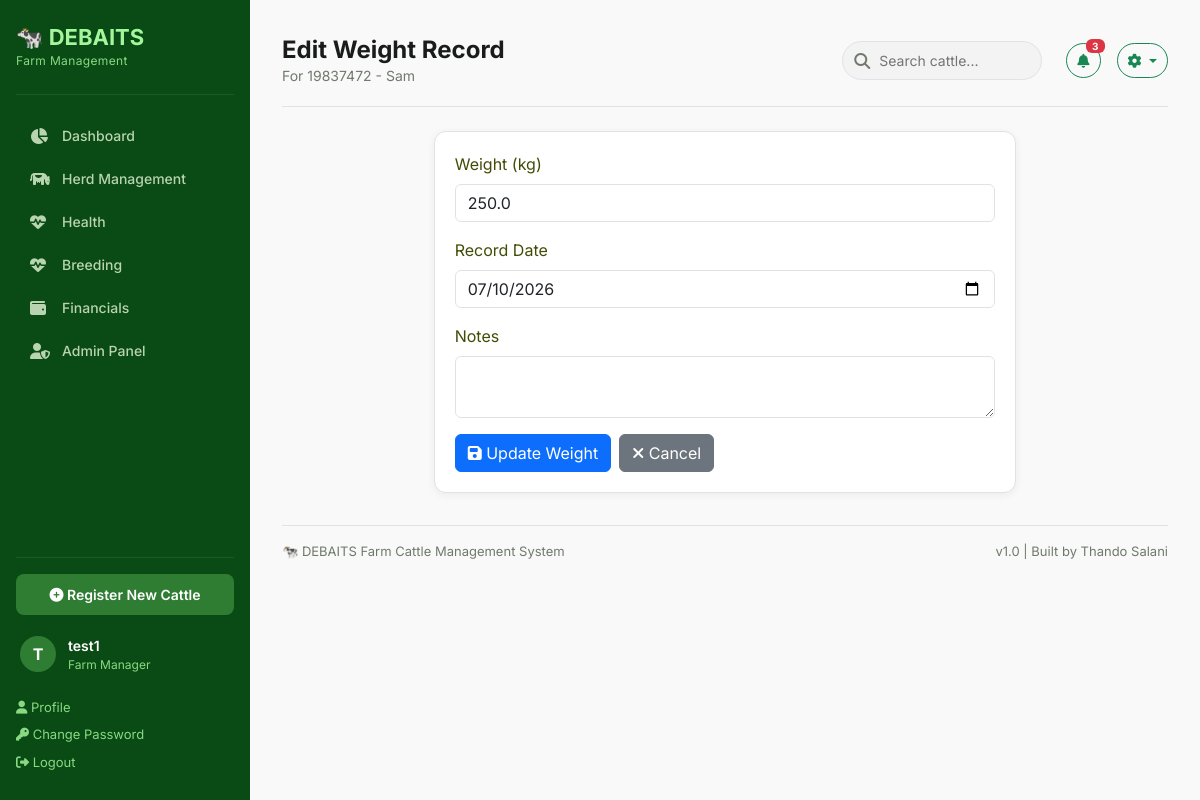
Screenshot of /weight/weight/2/edit/ (signed in) with the database file from the repository.
### cattle/models.py (models this page shows, shortened)
class Cattle(models.Model):
    gov_tag = models.CharField(
        max_length=20,
        unique=True,
        help_text="Official Government Tag number"
    )
    ear_tag = models.CharField(
        max_length=20,
        unique=True,
        null=True,
        help_text="Unique identification tag number bought for animal"
    )
    name = models.CharField(
        max_length=100,
        blank=True,
        null=True,
        help_text="Optional name for the animal"
    )
    BREED_CHOICES=[
            ('Simmental', 'Simmental'),
            ('Brahman', 'Brahman'),
            ('Charalois', 'Charalois'),
            ('Angus', 'Angus'),
            ('Hereford', 'Hereford'),
            ('Tswana', 'Tswana'),
            ('Nguni', 'Nguni'),
            ('Crossbreed', 'Crossbreed'),
            ('Other','Other'),
        ]
    breed = models.CharField(max_length=50, choices=BREED_CHOICES)
    SEX_CHOICES = [
        ('Male', 'Male'),
        ('Female', 'Female'),
    ]
    sex = models.CharField(max_length=10, choices=SEX_CHOICES)
    date_of_birth = models.DateField(blank=True, null=True)
    COLOUR_CHOICES = [
        ('Tshumu', 'Tshumu'),
        ('Tsweu', 'Tsweu'),
        ('Naana', 'Naana'),
        ('Nala', 'Nala'),
        ('Tshumo e Bothaba', 'Tshumo e bothaba'),
        ('Tshumo e Bosetha', 'Tshumo e bosetha'),
        ('Khonou', 'Khonou'),
        ('Khunwana', 'Khunwana'),
        ('Tshwaana','Tshwaana'),
        ('Tubanaa', 'Tubana'),
        ('Tshunyana', 'Tshunyana'),
        ('Tshunyana e botlhabana', 'Tshunyana e botlhabana'),
        ('Tshetlha', 'Tshetlha'),
        ('Kgweba', 'Kgweba'),
        ('Tubana', 'Tubana'),
        ('Champana', 'Champana'),
        ('Tlhaba', 'Tlhaba'),
        ('Other', 'Other'),
    ]
    colour = models.CharField(max_length=50, choices=COLOUR_CHOICES, blank=True, null=True)
    STATUS_CHOICES = [
        ('Active', 'Active'),
        ('Sold', 'Sold'),
        ('Missing', 'Missing'),
        ('Deceased', 'Deceased'),
    ]
    current_status = models.CharField(
        max_length=20,
        choices=STATUS_CHOICES,
        default='Active'
    )
    HEALTH_STATUS_CHOICES = [
        ('Healthy', 'Healthy'),
        ('Sick', 'Sick'),
        ('Injury', 'Injury'),
        ('Under Treatment', 'Under Treatment'),
        ('Quarantined', 'Qurantined'),
    ]
    health_status = models.CharField(
        max_length=20,
        choices=HEALTH_STATUS_CHOICES,
        default='Healthy'
    )
    location = models.CharField(
        max_length=100,
        default='Kraal 1',
        help_text="Current kraal"
    )
    mother_gov_tag = models.CharField(
        max_length=20,
        blank=True,
        null=True,
        help_text="Government tag of mother"
     )
    father_gov_tag = models.CharField(
        max_length=20,
        blank=True,
        null=True,
        help_text="Government tag of father"
    )
    purchase_date = models.DateField(blank=True, null=True)
    purchase_price = models.DecimalField(
        max_digits=12,
        decimal_places=2,
        blank=True,
        null=True,
        help_text="Purchase price in BWP"
    )
    source_supplier = models.CharField(
        max_length=200,
        blank=True,
        null=True,
        help_text="Where the animal was purchased from"
    )
    photo = models.ImageField(
        upload_to='cattle_photos/',
        blank=True,
        null=True,
        help_text="Upload a photo of the animal"
    )
    notes = models.TextField(blank=True, null=True)
    created_date = models.DateTimeField(auto_now_add=True)
    updated_date = models.DateTimeField(auto_now=True)
    class Meta:
        ordering = ['gov_tag']
        verbose_name_plural = "Cattle"

### weight/models.py (models this page shows, shortened)
class WeightRecord(models.Model):
    cattle = models.ForeignKey(
        Cattle,
        on_delete=models.CASCADE,
        related_name='weights'
    )
    weight_kg = models.DecimalField(
        max_digits=6,
        decimal_places=1,
        help_text="Weight in kilograms"
    )
    record_date = models.DateField(
        auto_now_add=True,
        help_text="Date of weight measurement"
    )
    notes = models.TextField(blank=True, null=True)
    created_date = models.DateTimeField(auto_now_add=True)
    updated_date = models.DateTimeField(auto_now=True)
    class Meta:
        ordering = ['-record_date']
        verbose_name_plural = "Weight Records"
        unique_together = ['cattle', 'record_date']  # One weight per day per animal

### weight/views.py (the view, shortened to what this page needs)
# urls.py: path('weight/<int:weight_id>/edit/', views.weight_record_edit, name='weight_record_edit'),
@login_required
def weight_record_edit(request, weight_id):
    weight = get_object_or_404(WeightRecord, id=weight_id)
    cattle = weight.cattle
    context = {
        'weight': weight,
        'cattle': cattle,
        'form_data': {
            'weight_kg': weight.weight_kg,
            'record_date': weight.record_date,
            'notes': weight.notes,
        },
    }
    return render(request, 'weight/weight_record_edit.html', context)

### weight/templates/weight/weight_record_edit.html (shortened to what this page needs)
{% extends "cattle/base.html" %}
{% load static %}
{% block page_title %}Edit Weight Record{% endblock %}
{% block page_subtitle %}For {{ cattle.gov_tag }} - {{ cattle.name|default:"Unnamed" }}{% endblock %}
{% block content %}
<div class="row">
    <div class="col-md-8 mx-auto">
        <div class="card">
            <div class="card-body">
                <form method="POST">
                    <div class="mb-3">
                        <label class="form-label required">Weight (kg)</label>
                        <input type="number" name="weight_kg" class="form-control" step="0.1"
                               value="{{ form_data.weight_kg }}" required>
                    </div>
                    <div class="mb-3">
                        <label class="form-label required">Record Date</label>
                        <input type="date" name="record_date" class="form-control"
                               value="{{ form_data.record_date|date:'Y-m-d' }}" required>
                    </div>
                    <div class="mb-3">
                        <label class="form-label">Notes</label>
                        <textarea name="notes" class="form-control" rows="2">{{ form_data.notes|default:'' }}</textarea>
                    </div>
                    <div class="d-flex gap-2">
                        <button type="submit" class="btn btn-primary">
                            <i class="fas fa-save"></i> Update Weight
                        </button>
                        <a href="{% url 'cattle:cattle_detail' cattle.id %}" class="btn btn-secondary">
                            <i class="fas fa-times"></i> Cancel
                        </a>
                    </div>
                </form>
            </div>
        </div>
    </div>
</div>
{% endblock %}

### cattle/templates/cattle/base.html (shortened to what this page needs)
{% load static %}
<!DOCTYPE html>
<html lang="en">
<head>
    <link href="https://cdn.jsdelivr.net/npm/bootstrap@5.3.0/dist/css/bootstrap.min.css" rel="stylesheet">
    <link rel="stylesheet" href="https://cdnjs.cloudflare.com/ajax/libs/font-awesome/6.4.0/css/all.min.css">
</head>
<body>
<aside class="sidebar" id="sidebar">
    <div class="sidebar-brand">
        <h2>🐄 DEBAITS</h2>
        <p>Farm Management</p>
    </div>
    <nav class="sidebar-nav">
        <a href="{% url 'cattle:dashboard' %}" class="{% if request.resolver_match.url_name == 'dashboard' %}active{% endif %}">
            <i class="fas fa-chart-pie"></i> Dashboard
        </a>
        <a href="{% url 'cattle:cattle_list' %}" class="{% if request.resolver_match.url_name == 'cattle_list' %}active{% endif %}">
            <i class="fas fa-cow"></i> Herd Management
        </a>
        <a href="{% url 'health:health_dashboard' %}" class="{% if request.resolver_match.url_name == 'health_dashboard' %}active{% endif %}">
            <i class="fas fa-heartbeat"></i> Health
        </a>
        <a href="#" class="{% if request.resolver_match.url_name == 'health_dashboard' %}active{% endif %}">
            <i class="fas fa-heartbeat"></i> Breeding
            </a>
        <a href="#">
            <i class="fas fa-wallet"></i> Financials
        </a>
        <a href="/admin">
            <i class="fas fa-user-shield"></i> Admin Panel
        </a>
    </nav>
    <div class="sidebar-footer">
        <a href="{% url 'cattle:cattle_add' %}" class="btn-register">
            <i class="fas fa-plus-circle"></i> Register New Cattle
        </a>
       {% if user.is_authenticated %}
    <div class="user">
        <div class="user-avatar">{{ user.username|slice:":1"|upper }}</div>
        <div>
            <div class="user-name">{{ user.username }}</div>
            <div class="user-role">Farm Manager</div>
        </div>
    </div>
    <a href="{% url 'accounts:profile' %}" style="color: #88d982; text-decoration: none; font-size: 13px; display: block; padding: 4px 0;">
        <i class="fas fa-user"></i> Profile
    </a>
    <a href="{% url 'admin:password_change' %}" style="color: #88d982; text-decoration: none; font-size: 13px; display: block; padding: 4px 0;">
        <i class="fas fa-key"></i> Change Password
    <a href="{% url 'accounts:logout' %}" style="color: #88d982; text-decoration: none; font-size: 13px; display: block; padding: 4px 0;">
        <i class="fas fa-sign-out-alt"></i> Logout
    </a>
    {% endif %}
    </div>
</aside>
<main class="main-content">
    <header class="topbar">
    <div>
        <h1>{% block page_title %}DEBAITS Farm{% endblock %}</h1>
        <p>{% block page_subtitle %}Cattle Management System{% endblock %}</p>
    </div>
    <div class="topbar-actions">
        <form method="GET" action="{% url 'cattle:cattle_list' %}" class="search-box" style="display: inline-block; position: relative; margin-right: 8px;">
            <i class="fas fa-search" style="position: absolute; left: 12px; top: 50%; transform: translateY(-50%); color: #707a6c;"></i>
            <input type="text" name="search" placeholder="Search cattle..."
                   value="{{ request.GET.search|default:'' }}"
                   style="padding: 8px 16px 8px 36px; border: 1px solid #e2e2e2; border-radius: 50px; background: #f3f3f3; font-size: 14px; width: 200px; outline: none;">
        </form>
        <button class="btn btn-outline-success btn-sm" style="border-radius: 50px; position: relative; padding: 6px 10px;">
            <i class="fas fa-bell"></i>
            <span class="badge bg-danger" style="position: absolute; top: -5px; right: -5px; font-size: 10px; padding: 2px 6px;">3</span>
        </button>
        <div class="dropdown" style="display: inline-block;">
            <button class="btn btn-outline-success btn-sm dropdown-toggle" style="border-radius: 50px; padding: 6px 10px;" type="button" id="settingsDropdown" data-bs-toggle="dropdown" aria-expanded="false">
                <i class="fas fa-cog"></i>
            </button>
        </div>
    </div>
</header>
    {% block content %}
    {% endblock %}
    <footer style="margin-top: 32px; padding-top: 16px; border-top: 1px solid var(--gray-200); font-size: 13px; color: var(--gray-600); display: flex; justify-content: space-between;">
        <span>🐄 DEBAITS Farm Cattle Management System</span>
        <span>v1.0 | Built by Thando Salani</span>
    </footer>
</main>
</body>
</html>

### cattle/templates/cattle/base.html (style rules this page uses)
.card { background: var(--white); border: 1px solid var(--gray-200); border-radius: var(--radius); box-shadow: var(--shadow); overflow: hidden; color: #434c06 }
.card-body { padding: 20px; }
:root { --primary: #0d631b; --primary-dark: #0a4a14; --primary-light: #2e7d32; --gray-50: #f9f9f9; --gray-100: #f3f3f3; --gray-200: #e2e2e2; --gray-300: #bfcaba; --gray-600: #707a6c; --gray-900: #1a1c1c; --white: #ffffff; --red: #ba1a1a; --orange: #e65100; --blue: #1a73e8; --shadow: 0 2px 8px rgba(0,0,0,0.06); --radius: 12px; }
* { margin: 0; padding: 0; box-sizing: border-box; }
body { font-family: 'Inter', sans-serif; background: var(--gray-50); color: var(--gray-900); }
.sidebar { width: 250px; min-height: 100vh; background: var(--primary-dark); color: white; padding: 24px 16px; position: fixed; left: 0; top: 0; bottom: 0; z-index: 1000; display: flex; flex-direction: column; }
.sidebar-brand { padding-bottom: 24px; border-bottom: 1px solid rgba(255,255,255,0.08); margin-bottom: 20px; }
.sidebar-brand h2 { font-size: 22px; font-weight: 700; color: #a3f69c; margin: 0; }
.sidebar-brand p { font-size: 12px; color: #88d982; margin: 2px 0 0 0; letter-spacing: 0.03em; }
.sidebar-nav { flex: 1; display: flex; flex-direction: column; gap: 2px; }
.sidebar-nav a { display: flex; align-items: center; gap: 12px; padding: 10px 14px; border-radius: 8px; color: #b8d4b0; text-decoration: none; font-size: 14px; font-weight: 500; transition: all 0.2s; }
.sidebar-nav a i { width: 20px; font-size: 16px; }
.sidebar-footer { border-top: 1px solid rgba(255,255,255,0.08); padding-top: 16px; margin-top: auto; }
.sidebar-footer .user { display: flex; align-items: center; gap: 12px; padding: 8px 4px; margin-bottom: 12px; }
.sidebar-footer .user-avatar { width: 36px; height: 36px; border-radius: 50%; background: var(--primary-light); display: flex; align-items: center; justify-content: center; font-weight: 700; font-size: 16px; color: white; }
.sidebar-footer .user-name { font-size: 14px; font-weight: 600; color: white; }
.sidebar-footer .user-role { font-size: 12px; color: #88d982; }
.btn-register { display: block; width: 100%; padding: 10px; background: var(--primary-light); color: white; border: none; border-radius: 8px; font-weight: 600; font-size: 14px; text-align: center; text-decoration: none; transition: background 0.2s; margin-bottom: 12px; }
.main-content { margin-left: 250px; padding: 24px 32px; min-height: 100vh; }
.topbar { display: flex; justify-content: space-between; align-items: center; padding: 12px 0 20px 0; border-bottom: 1px solid var(--gray-200); margin-bottom: 24px; }
.topbar h1 { font-size: 24px; font-weight: 700; margin: 0; }
.topbar p { color: var(--gray-600); margin: 0; font-size: 14px; }
.topbar-actions { display: flex; align-items: center; gap: 16px; }
.topbar-actions .search-box { position: relative; }
.topbar-actions .search-box input { padding: 8px 16px 8px 36px; border: 1px solid var(--gray-200); border-radius: 50px; background: var(--gray-100); font-size: 14px; width: 240px; outline: none; transition: all 0.2s; }
.topbar-actions .search-box i { position: absolute; left: 12px; top: 50%; transform: translateY(-50%); color: var(--gray-600); }

### rows the page displays
Cattle: gov_tag "19837472", name "Sam"
WeightRecord: weight_kg "250.0", record_date "07/10/2026"

### other values shown
{{ user.username|slice:":1"|upper }} "T"
{{ user.username }} "test1"
